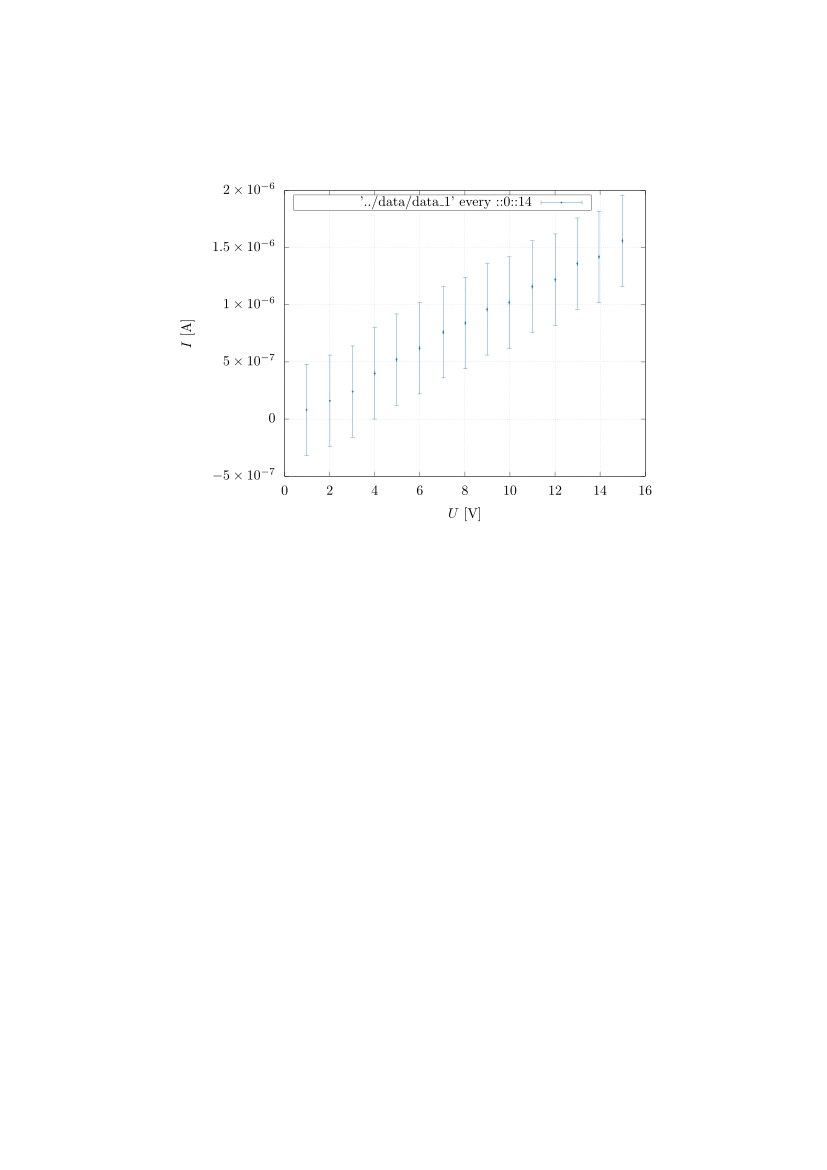

Write the gnuplot code that produced this figure.
set terminal epslatex color
set output "output_D1_sperr.tex"
set notitle
set xlabel '$U$ [V]'
set ylabel '$I$ [A]'
set grid
set key box top left width -4 # 'samplen x' sets how much space the symbol takes

set style line 1 lt rgb "#1f78b4" pt 13 ps .5 # blue
set style line 2 lt rgb "#33a02c" pt 13 ps .5 # green
set style line 3 lt rgb "#e31a1c" pt 13 ps .5 # red
set style line 4 lt rgb "#fdbf6f" pt 13 ps .5 # yellow
set style line 5 lt rgb "#ff7f00" pt 13 ps .5 # orange
set style line 6 lt rgb "#6a3d9a" pt 13 ps .5 # purple
set style line 7 lt rgb "#a6cee3" pt 13 ps .5 # pastel blue
set style line 8 lt rgb "#b2df8a" pt 13 ps .5 # pastel green
set style line 9 lt rgb "#fb9a99" pt 13 ps .5 # pastel red
set style line 10 lt rgb "#cab2d6" pt 13 ps .5 # pastel purple

plot '../data/data_1' every ::0::14 with xyerrorbars ls 1
# NaN with points / lines title '' ls 1 # fake legend

# pt 0 pixel
# pt 1 plus
# pt 13 dot
# lw linewidth
# ps pointsize
# yerrorbars uses last column
# lc rgb #d95f02 (orange) #1b9e77 (green) #7570b3 (blue)
